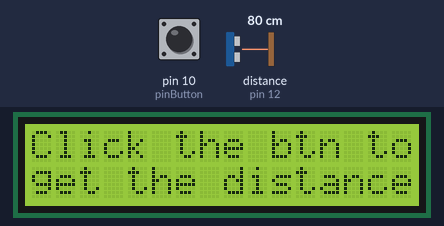
A sketch run on a simulated Arduino Uno, built with avr-gcc and run on an emulated ATmega328P. Shown: 16×2 character LCD. The test bench sets the inputs (shaded band); at power-on: pin 10 (pinButton) HIGH, distance to the obstacle (sensor on pin 12) 80 cm. The echo pulse lasts 58.3 µs per cm.

Above: at 1.2 s.
1.3 s: pin 10 (pinButton) pulled LOW for 0.15 s
At 2.3 s:
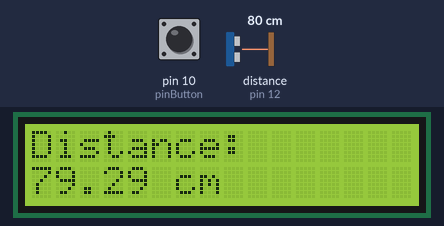
3.0 s: pin 10 (pinButton) pulled LOW for 3.2 s
At 6.25 s:
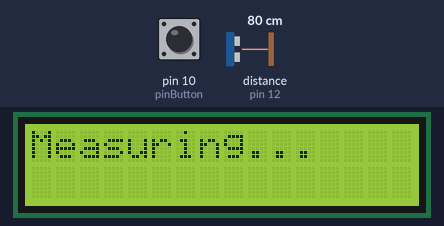
Timing chart, 0 to 7.8 s (numbered marks = the images above; inputs shaded):
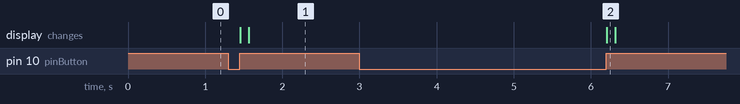

Measured:
- after the input at 1.3 s, the display: first changes after 0.15 s (image 1 shows a later state)
- after the input at 3.0 s, the display: changes after 3.2 s (image 2)

The sketch:

prog_59.ino
```cpp
#include <LiquidCrystal.h>

const byte pinEcho = 12;
const byte pinTrig = 11;
const byte pinButton = 10;

LiquidCrystal lcd(2, 3, 4, 5, 6, 7);
float distance;
int buttonStateOld;
int buttonStateCurrent;

float getDuration() {
	digitalWrite(pinTrig, LOW);
	delayMicroseconds(2);
	digitalWrite(pinTrig, HIGH);
	delayMicroseconds(10);
	digitalWrite(pinTrig, LOW);
	return pulseIn(pinEcho, HIGH);
}

float getAverageDistance(byte times) {
	float allDurations = 0;
	for (byte i = 1; i <= times; i++) {
		allDurations += getDuration();
	}
	float duration = allDurations / times;
	return duration * 0.034 / 2.0;
}

void setup() {
	Serial.begin(9600);
	pinMode(pinEcho, INPUT);
	pinMode(pinTrig, OUTPUT);
	pinMode(pinButton, INPUT_PULLUP);
	lcd.begin(16, 2);
	buttonStateOld = digitalRead(pinButton);
	lcd.setCursor(0, 0);
	lcd.print("Click the btn to");
	lcd.setCursor(0, 1);
	lcd.print("get the distance");
}

void loop() {
	buttonStateCurrent = digitalRead(pinButton);
	if (buttonStateCurrent == 0 && buttonStateOld == 1) {
		delay(30);
	} else if (buttonStateCurrent == 1 && buttonStateOld == 0) {
		lcd.clear();
		lcd.setCursor(0, 0);
		lcd.print("Measuring...");
		distance = getAverageDistance(20);
		lcd.clear();
		lcd.setCursor(0, 0);
		lcd.print("Distance: ");
		lcd.setCursor(0, 1);
		lcd.print(distance);
		lcd.print(" cm");
		delay(30);
	}
	buttonStateOld = buttonStateCurrent;
}
```
